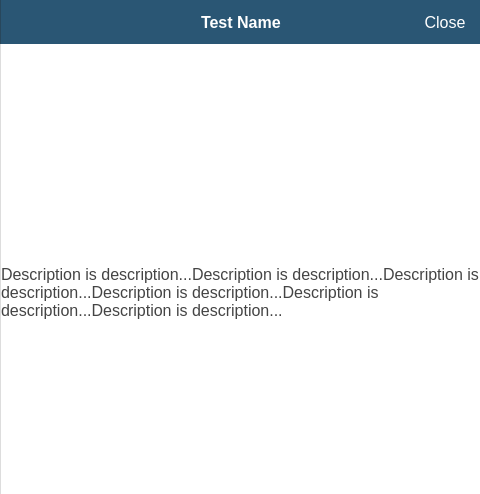
<?xml version="1.0" encoding="UTF-8"?>
<ui version="4.0">
 <class>DescriptionWidget</class>
 <widget class="QWidget" name="DescriptionWidget">
  <property name="geometry">
   <rect>
    <x>0</x>
    <y>0</y>
    <width>480</width>
    <height>494</height>
   </rect>
  </property>
  <property name="windowTitle">
   <string>Form</string>
  </property>
  <property name="styleSheet">
   <string notr="true">QWidget
{
	background-color: #fff;
}

QWidget#descriptionTopBar
{
	border-style: solid;
	border-color: #28475c;
	border-width: 0px 0px 0px 1px;
	background-color: #2a5674;
}

QWidget#descriptionScrollAreaWidgetContents
{
	border-style: solid;
	border-color: #ddd;
	border-width: 0px 0px 0px 1px;
}

QLabel#descriptionTitleLabel
{
	background-color: #2a5674;
	color: #fff;
	font-weight: bold;
	font-size: 16px;
}

QPushButton#descriptionCloseButton,#descriptionHiddenButton {
	background-color: #2a5674;
	border: none;
	min-width: 70px; max-width: 70px;
	color: #fff;
	font-weight: normal;
	font-size: 16px;
}

QPushButton#descriptionCloseButton:hover
{
	background-color: #2d5c7c;
}

QPushButton#descriptionCloseButton:pressed
{
	background-color: #27516d;
}

QPushButton#descriptionHiddenButton
{
	color: #2a5674;
}


QLabel#descriptionLabel
{
	font-size: 16px;
	color: #444;
}

QLabel#testPictureLabel
{
	border-image: url(:/logo.png) 0 0 0 0 stretch stretch;
}

QScrollBar:vertical
{
	border: none;
	background: #eee;
	width: 27px;
	margin-left: 10px;
	margin-right: 10px;
	margin-top: 10px;
	margin-bottom: 10px;
}

QScrollBar::handle:vertical
{
	border-radius: 3px;
	background: #ccc;
	min-height: 340px;
}

QScrollBar::add-line:vertical
{
	border: none;
	height: 0px;
	subcontrol-position: bottom;
	subcontrol-origin: margin;
}

QScrollBar::sub-line:vertical
{
	border: none;
	height: 0px;
	subcontrol-position: top;
	subcontrol-origin: margin;
}

QScrollBar::up-arrow:vertical, QScrollBar::down-arrow:vertical
{
	border: none;
	width: 0px;
	height: 0px;
	background: none;
}

QScrollBar::add-page:vertical, QScrollBar::sub-page:vertical
{
	border: none;
}
</string>
  </property>
  <layout class="QVBoxLayout" name="verticalLayout_2">
   <property name="spacing">
    <number>0</number>
   </property>
   <property name="leftMargin">
    <number>0</number>
   </property>
   <property name="topMargin">
    <number>0</number>
   </property>
   <property name="rightMargin">
    <number>0</number>
   </property>
   <property name="bottomMargin">
    <number>0</number>
   </property>
   <item>
    <widget class="QWidget" name="mainWidget" native="true">
     <property name="sizePolicy">
      <sizepolicy hsizetype="Expanding" vsizetype="Expanding">
       <horstretch>0</horstretch>
       <verstretch>0</verstretch>
      </sizepolicy>
     </property>
     <property name="styleSheet">
      <string notr="true"/>
     </property>
     <layout class="QVBoxLayout" name="verticalLayout_4">
      <property name="spacing">
       <number>0</number>
      </property>
      <property name="leftMargin">
       <number>0</number>
      </property>
      <property name="topMargin">
       <number>0</number>
      </property>
      <property name="rightMargin">
       <number>0</number>
      </property>
      <property name="bottomMargin">
       <number>0</number>
      </property>
      <item>
       <widget class="QWidget" name="descriptionTopBar" native="true">
        <property name="minimumSize">
         <size>
          <width>0</width>
          <height>44</height>
         </size>
        </property>
        <property name="maximumSize">
         <size>
          <width>16777215</width>
          <height>44</height>
         </size>
        </property>
        <layout class="QHBoxLayout" name="horizontalLayout_7">
         <property name="spacing">
          <number>0</number>
         </property>
         <property name="leftMargin">
          <number>1</number>
         </property>
         <property name="topMargin">
          <number>0</number>
         </property>
         <property name="rightMargin">
          <number>0</number>
         </property>
         <property name="bottomMargin">
          <number>0</number>
         </property>
         <item>
          <widget class="QPushButton" name="descriptionHiddenButton">
           <property name="sizePolicy">
            <sizepolicy hsizetype="Minimum" vsizetype="Expanding">
             <horstretch>0</horstretch>
             <verstretch>0</verstretch>
            </sizepolicy>
           </property>
           <property name="text">
            <string>Close</string>
           </property>
           <property name="flat">
            <bool>false</bool>
           </property>
          </widget>
         </item>
         <item>
          <spacer name="horizontalSpacer_5">
           <property name="orientation">
            <enum>Qt::Horizontal</enum>
           </property>
           <property name="sizeHint" stdset="0">
            <size>
             <width>40</width>
             <height>20</height>
            </size>
           </property>
          </spacer>
         </item>
         <item>
          <widget class="QLabel" name="descriptionTitleLabel">
           <property name="text">
            <string>Test Name</string>
           </property>
          </widget>
         </item>
         <item>
          <spacer name="horizontalSpacer_6">
           <property name="orientation">
            <enum>Qt::Horizontal</enum>
           </property>
           <property name="sizeHint" stdset="0">
            <size>
             <width>40</width>
             <height>20</height>
            </size>
           </property>
          </spacer>
         </item>
         <item>
          <widget class="QPushButton" name="descriptionCloseButton">
           <property name="sizePolicy">
            <sizepolicy hsizetype="Minimum" vsizetype="Expanding">
             <horstretch>0</horstretch>
             <verstretch>0</verstretch>
            </sizepolicy>
           </property>
           <property name="text">
            <string>Close</string>
           </property>
           <property name="flat">
            <bool>false</bool>
           </property>
          </widget>
         </item>
        </layout>
       </widget>
      </item>
      <item>
       <widget class="QScrollArea" name="descriptionScrollArea">
        <property name="frameShape">
         <enum>QFrame::NoFrame</enum>
        </property>
        <property name="frameShadow">
         <enum>QFrame::Sunken</enum>
        </property>
        <property name="lineWidth">
         <number>0</number>
        </property>
        <property name="horizontalScrollBarPolicy">
         <enum>Qt::ScrollBarAlwaysOff</enum>
        </property>
        <property name="widgetResizable">
         <bool>true</bool>
        </property>
        <widget class="QWidget" name="descriptionScrollAreaWidgetContents">
         <property name="geometry">
          <rect>
           <x>0</x>
           <y>0</y>
           <width>480</width>
           <height>450</height>
          </rect>
         </property>
         <layout class="QVBoxLayout" name="verticalLayout_6">
          <property name="spacing">
           <number>0</number>
          </property>
          <property name="leftMargin">
           <number>1</number>
          </property>
          <property name="topMargin">
           <number>0</number>
          </property>
          <property name="rightMargin">
           <number>0</number>
          </property>
          <property name="bottomMargin">
           <number>0</number>
          </property>
          <item>
           <layout class="QVBoxLayout" name="verticalLayout_3">
            <property name="spacing">
             <number>0</number>
            </property>
            <item>
             <layout class="QHBoxLayout" name="horizontalLayout_3">
              <property name="spacing">
               <number>0</number>
              </property>
              <property name="leftMargin">
               <number>10</number>
              </property>
              <property name="topMargin">
               <number>10</number>
              </property>
              <property name="rightMargin">
               <number>10</number>
              </property>
              <property name="bottomMargin">
               <number>0</number>
              </property>
              <item>
               <spacer name="horizontalSpacer_7">
                <property name="orientation">
                 <enum>Qt::Horizontal</enum>
                </property>
                <property name="sizeHint" stdset="0">
                 <size>
                  <width>40</width>
                  <height>20</height>
                 </size>
                </property>
               </spacer>
              </item>
              <item>
               <widget class="QLabel" name="testPictureLabel">
                <property name="minimumSize">
                 <size>
                  <width>360</width>
                  <height>0</height>
                 </size>
                </property>
                <property name="maximumSize">
                 <size>
                  <width>360</width>
                  <height>211</height>
                 </size>
                </property>
                <property name="text">
                 <string/>
                </property>
                <property name="scaledContents">
                 <bool>true</bool>
                </property>
               </widget>
              </item>
              <item>
               <spacer name="horizontalSpacer_8">
                <property name="orientation">
                 <enum>Qt::Horizontal</enum>
                </property>
                <property name="sizeHint" stdset="0">
                 <size>
                  <width>40</width>
                  <height>20</height>
                 </size>
                </property>
               </spacer>
              </item>
             </layout>
            </item>
            <item>
             <widget class="QLabel" name="descriptionLabel">
              <property name="text">
               <string>Description is description...Description is description...Description is description...Description is description...Description is description...Description is description...</string>
              </property>
              <property name="scaledContents">
               <bool>false</bool>
              </property>
              <property name="alignment">
               <set>Qt::AlignLeading|Qt::AlignLeft|Qt::AlignTop</set>
              </property>
              <property name="wordWrap">
               <bool>true</bool>
              </property>
              <property name="margin">
               <number>10</number>
              </property>
              <property name="indent">
               <number>0</number>
              </property>
             </widget>
            </item>
           </layout>
          </item>
         </layout>
        </widget>
       </widget>
      </item>
     </layout>
    </widget>
   </item>
  </layout>
 </widget>
 <resources>
  <include location="resources.qrc"/>
 </resources>
 <connections/>
</ui>
